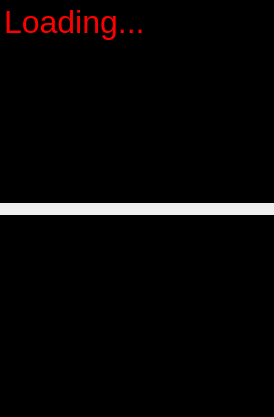
<?xml version="1.0" encoding="UTF-8"?>
<ui version="4.0">
 <class>TranslateOutWidget</class>
 <widget class="QWidget" name="TranslateOutWidget">
  <property name="geometry">
   <rect>
    <x>0</x>
    <y>0</y>
    <width>274</width>
    <height>417</height>
   </rect>
  </property>
  <property name="windowTitle">
   <string>TranslateOutWidget</string>
  </property>
  <layout class="QVBoxLayout" name="verticalLayout">
   <property name="spacing">
    <number>12</number>
   </property>
   <property name="leftMargin">
    <number>0</number>
   </property>
   <property name="topMargin">
    <number>0</number>
   </property>
   <property name="rightMargin">
    <number>0</number>
   </property>
   <property name="bottomMargin">
    <number>0</number>
   </property>
   <item>
    <widget class="QPlainTextEdit" name="toTxt">
     <property name="palette">
      <palette>
       <active>
        <colorrole role="Text">
         <brush brushstyle="SolidPattern">
          <color alpha="255">
           <red>255</red>
           <green>0</green>
           <blue>0</blue>
          </color>
         </brush>
        </colorrole>
        <colorrole role="Base">
         <brush brushstyle="SolidPattern">
          <color alpha="255">
           <red>0</red>
           <green>0</green>
           <blue>0</blue>
          </color>
         </brush>
        </colorrole>
        <colorrole role="PlaceholderText">
         <brush brushstyle="SolidPattern">
          <color alpha="128">
           <red>255</red>
           <green>255</green>
           <blue>255</blue>
          </color>
         </brush>
        </colorrole>
       </active>
       <inactive>
        <colorrole role="Text">
         <brush brushstyle="SolidPattern">
          <color alpha="255">
           <red>255</red>
           <green>0</green>
           <blue>0</blue>
          </color>
         </brush>
        </colorrole>
        <colorrole role="Base">
         <brush brushstyle="SolidPattern">
          <color alpha="255">
           <red>0</red>
           <green>0</green>
           <blue>0</blue>
          </color>
         </brush>
        </colorrole>
        <colorrole role="PlaceholderText">
         <brush brushstyle="SolidPattern">
          <color alpha="128">
           <red>255</red>
           <green>255</green>
           <blue>255</blue>
          </color>
         </brush>
        </colorrole>
       </inactive>
       <disabled>
        <colorrole role="Text">
         <brush brushstyle="SolidPattern">
          <color alpha="255">
           <red>190</red>
           <green>190</green>
           <blue>190</blue>
          </color>
         </brush>
        </colorrole>
        <colorrole role="Base">
         <brush brushstyle="SolidPattern">
          <color alpha="255">
           <red>239</red>
           <green>239</green>
           <blue>239</blue>
          </color>
         </brush>
        </colorrole>
        <colorrole role="PlaceholderText">
         <brush brushstyle="SolidPattern">
          <color alpha="128">
           <red>0</red>
           <green>0</green>
           <blue>0</blue>
          </color>
         </brush>
        </colorrole>
       </disabled>
      </palette>
     </property>
     <property name="font">
      <font>
       <pointsize>24</pointsize>
      </font>
     </property>
     <property name="frameShape">
      <enum>QFrame::NoFrame</enum>
     </property>
     <property name="frameShadow">
      <enum>QFrame::Plain</enum>
     </property>
     <property name="readOnly">
      <bool>true</bool>
     </property>
     <property name="plainText">
      <string>Loading...</string>
     </property>
    </widget>
   </item>
   <item>
    <widget class="QPlainTextEdit" name="toTxtLatin">
     <property name="palette">
      <palette>
       <active>
        <colorrole role="Text">
         <brush brushstyle="SolidPattern">
          <color alpha="255">
           <red>192</red>
           <green>191</green>
           <blue>188</blue>
          </color>
         </brush>
        </colorrole>
        <colorrole role="Base">
         <brush brushstyle="SolidPattern">
          <color alpha="255">
           <red>0</red>
           <green>0</green>
           <blue>0</blue>
          </color>
         </brush>
        </colorrole>
        <colorrole role="PlaceholderText">
         <brush brushstyle="SolidPattern">
          <color alpha="128">
           <red>255</red>
           <green>255</green>
           <blue>255</blue>
          </color>
         </brush>
        </colorrole>
       </active>
       <inactive>
        <colorrole role="Text">
         <brush brushstyle="SolidPattern">
          <color alpha="255">
           <red>192</red>
           <green>191</green>
           <blue>188</blue>
          </color>
         </brush>
        </colorrole>
        <colorrole role="Base">
         <brush brushstyle="SolidPattern">
          <color alpha="255">
           <red>0</red>
           <green>0</green>
           <blue>0</blue>
          </color>
         </brush>
        </colorrole>
        <colorrole role="PlaceholderText">
         <brush brushstyle="SolidPattern">
          <color alpha="128">
           <red>255</red>
           <green>255</green>
           <blue>255</blue>
          </color>
         </brush>
        </colorrole>
       </inactive>
       <disabled>
        <colorrole role="Text">
         <brush brushstyle="SolidPattern">
          <color alpha="255">
           <red>190</red>
           <green>190</green>
           <blue>190</blue>
          </color>
         </brush>
        </colorrole>
        <colorrole role="Base">
         <brush brushstyle="SolidPattern">
          <color alpha="255">
           <red>239</red>
           <green>239</green>
           <blue>239</blue>
          </color>
         </brush>
        </colorrole>
        <colorrole role="PlaceholderText">
         <brush brushstyle="SolidPattern">
          <color alpha="128">
           <red>0</red>
           <green>0</green>
           <blue>0</blue>
          </color>
         </brush>
        </colorrole>
       </disabled>
      </palette>
     </property>
     <property name="font">
      <font>
       <pointsize>18</pointsize>
      </font>
     </property>
     <property name="frameShape">
      <enum>QFrame::NoFrame</enum>
     </property>
     <property name="frameShadow">
      <enum>QFrame::Plain</enum>
     </property>
     <property name="readOnly">
      <bool>true</bool>
     </property>
    </widget>
   </item>
  </layout>
 </widget>
 <resources/>
 <connections/>
</ui>
